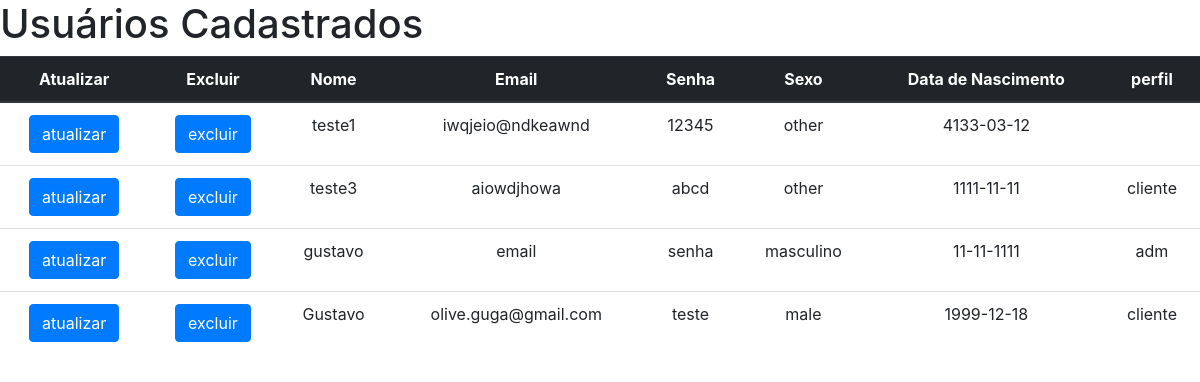
/pgs/lista_banco.php, run on the app's committed database.
### tables this page shows
CREATE TABLE IF NOT EXISTS `cadastro` (
  `ID` int(7) NOT NULL AUTO_INCREMENT,
  `nome` varchar(60) NOT NULL,
  `email` varchar(50) NOT NULL,
  `senha` varchar(20) NOT NULL,
  `sexo` varchar(10) NOT NULL,
  `data_nascimento` varchar(10) NOT NULL,
  `perfil` varchar(10) NOT NULL,
  PRIMARY KEY (`ID`)
);

### pgs/lista_banco.php (the view, shortened to what this page needs)
<?php
include "conecta.php";
$sql = "SELECT * FROM cadastro";
$resultado = mysqli_query($conectar, $sql);
?>
<doctype html>
    <html>
        <head>
            <link rel="stylesheet" href="https://stackpath.bootstrapcdn.com/bootstrap/4.1.3/css/bootstrap.min.css">
            <link href="../css/styleTable.css" rel="stylesheet" type="text/css"/>
        </head>
        <body>
            <h1>Usuários Cadastrados</h1>
            <table class = "table ">
                <thead class="thead-dark">
                <tr>
                    <th class = "tg-0pky">Atualizar</th>
                    <th class = "tg-0pky">Excluir</th>
                    <th class = "tg-0pky">Nome</th>
                    <th class = "tg-0pky">Email</th>
                    <th class = "tg-0pky">Senha</th>
                    <th class = "tg-0pky">Sexo</th>
                    <th class = "tg-0pky">Data de Nascimento</th>
                    <th class = "tg-0pky">perfil</th>
                    </tr>
                </thead>
                <?php
                while ($usuarios = mysqli_fetch_assoc($resultado)) {
                    echo "<tr>";
                    echo "<td><a href='atualiza.php?id_usuario=$usuarios[ID]'><button class='btn btn-primary'>atualizar</button></a></td>";
                    echo "<td><a href='confirma_excluir.php?id_usuario=$usuarios[ID]'><button class='btn btn-primary'>excluir</button></a></td>";
                    echo"<td>" . $usuarios['nome'] . "</td>";
                    echo"<td>" . $usuarios['email'] . "</td>";
                    echo"<td>" . $usuarios['senha'] . "</td>";
                    echo"<td>" . $usuarios['sexo'] . "</td>";
                    echo"<td>" . $usuarios['data_nascimento'] . "</td>";
                    echo"<td>" . $usuarios['perfil'] . "</td>";
                    echo "</tr>";
                }
                ?>
            </table>
        </body>
    </html>
</doctype>

### css/styleTable.css (style rules this page uses)
.table { text-align: center; border:10px; border-radius: 10px; padding:15px; }

### data on the page
cadastro: nome "teste1", email "iwqjeio@ndkeawnd", senha "12345", sexo "other", data_nascimento "4133-03-12"
cadastro: nome "teste3", email "aiowdjhowa", senha "abcd", sexo "other", data_nascimento "1111-11-11", perfil "cliente"
cadastro: nome "gustavo", email "email", senha "senha", sexo "masculino", data_nascimento "11-11-1111", perfil "adm"
cadastro: nome "Gustavo", email "olive.guga@gmail.com", senha "teste", sexo "male", data_nascimento "1999-12-18", perfil "cliente"
